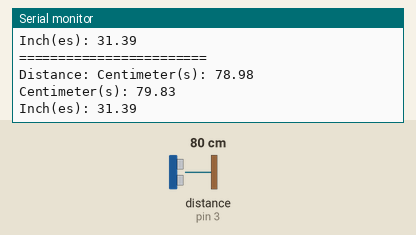
This sketch was run on a simulated Arduino Uno, built with avr-gcc and run on an emulated ATmega328P. On the bench: the last lines printed to the serial monitor. Wiring (inferred from the names in the program): ultrasonic range finder: trigger pin 2; echo pin 3. The test bench sets the inputs (shaded band); at power-on: distance to the obstacle (sensor on pin 3) 80 cm. The echo pulse lasts 58.3 µs per cm.

Above: at 1.3 s.
1.4 s: distance to the obstacle (sensor on pin 3) set to 2 cm
At 1.98 s:
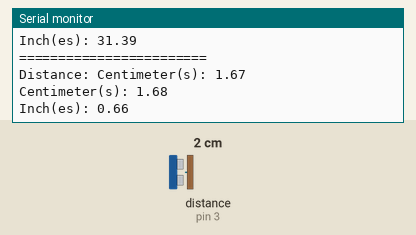
2.9 s: distance to the obstacle (sensor on pin 3) set to 4 cm
At 3.04 s:
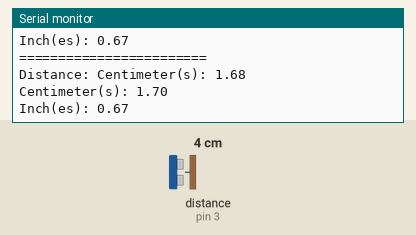
4.4 s: distance to the obstacle (sensor on pin 3) set to 18 cm
At 4.63 s:
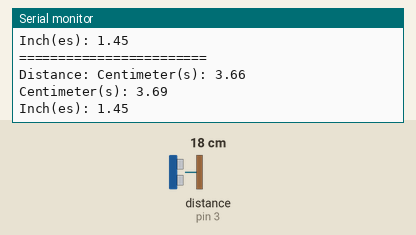
Timing chart, 0 to 7.4 s (numbered marks = the images above; inputs shaded):
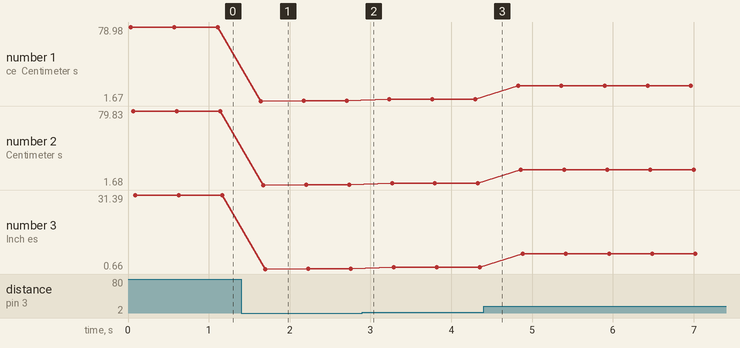

The sketch:

ultrasonic-g-1.0.ino
```cpp
/*
HC-SR04 with Arduino Uno R3
https://gmac.2600tech.com/
*/

int triggerPin  = 2;
int echoPin     = 3;

void setup() {
  pinMode(triggerPin, OUTPUT);
  pinMode(echoPin, INPUT);
  Serial.begin(9600);
  }

void loop() {

  digitalWrite(triggerPin, LOW);
  delayMicroseconds(2);

  digitalWrite(triggerPin, HIGH);
  delayMicroseconds(10);
  digitalWrite(triggerPin, LOW);

  double duration = pulseIn(echoPin, HIGH);

  Serial.println("========================");
  Serial.print("Distance: ");

  double distance = duration*0.034/2;

  Serial.print("Centimeter(s): ");
  Serial.println(distance);

  distance = duration / 58.2;

  Serial.print("Centimeter(s): ");
  Serial.println(distance);

  distance = duration / 148;

  Serial.print("Inch(es): ");
  Serial.println(distance);

  delay(500);
  }
```

Measured:
- after the input at 1.4 s, the serial monitor: prints a new line after 0.24 s (image 1)
- plotted number 1: 78.98 → 1.68 after the input at 1.4 s, 1.68 → 3.66 after the input at 2.9 s, 3.66 → 17.53 after the input at 4.4 s
- plotted number 2: 79.83 → 1.7 after the input at 1.4 s, 1.7 → 3.69 after the input at 2.9 s, 3.69 → 17.71 after the input at 4.4 s
- plotted number 3: 31.39 → 0.67 after the input at 1.4 s, 0.67 → 1.45 after the input at 2.9 s, 1.45 → 6.97 after the input at 4.4 s
